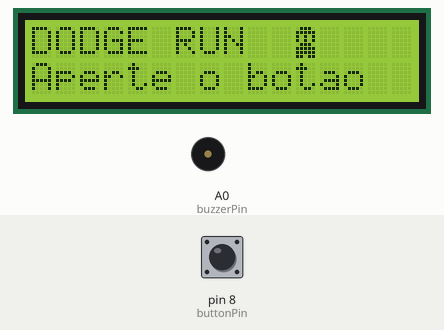
The program below on a simulated Arduino Nano, built with avr-gcc and run on an emulated ATmega328P. Parts: 16×2 character LCD, buzzer (waves = sounding). The test bench sets the inputs (shaded band); at power-on: pin 8 (buttonPin) HIGH. Random numbers use the default seed unless the program sets one.

Above: at 1.2 s.
1.3 s: pin 8 (buttonPin) pulled LOW for 0.15 s
At 1.68 s:
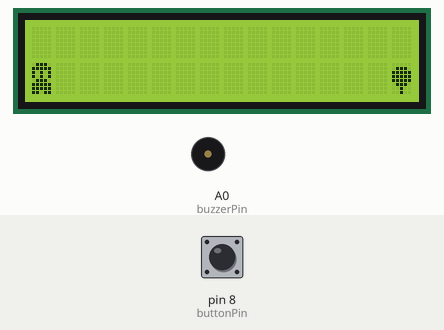
2.0 s: pin 8 (buttonPin) pulled LOW for 1 s
At 3.55 s:
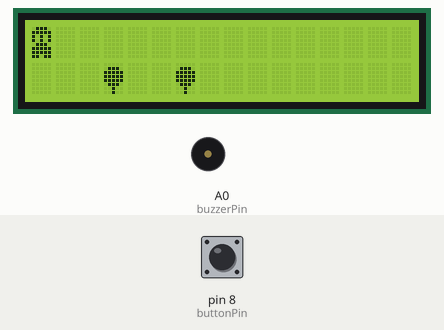
3.6 s: pin 8 (buttonPin) pulled LOW for 0.15 s
At 3.97 s:
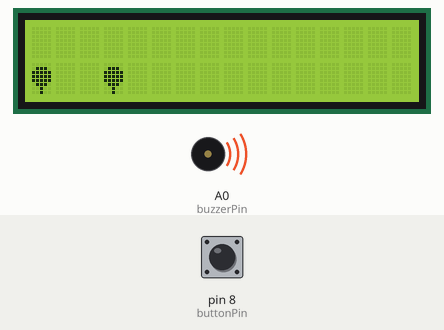
4.3 s: pin 8 (buttonPin) pulled LOW for 3.2 s
At 5.65 s:
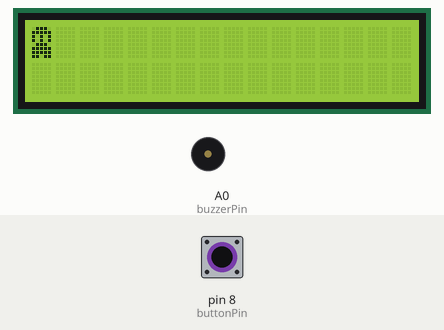
Timing chart, 0 to 9.1 s (numbered marks = the images above; inputs shaded):
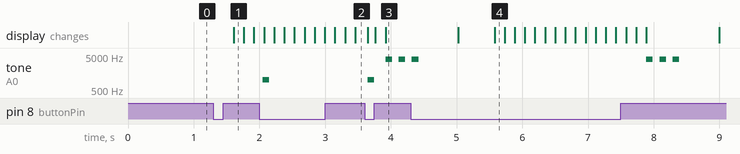

Measured:
- after the input at 1.3 s, the display: changes after 0.31 s (image 1)
- after the input at 2.0 s, tone on A0 (buzzerPin): silent → 1000 Hz after 0.05 s, → silent 0.10 s later
- after the input at 3.6 s, tone on A0 (buzzerPin): plays 1000 Hz for 0.10 s, 4000 Hz for 0.10 s, 4000 Hz for 0.10 s, starting after 0.05 s

The program:

main.cpp
```cpp
/* Para testar na IDE padrão do Arduino, remova este #include e copie todo o código restante. */
#include <Arduino.h>

/*
 *    HEISENBERG - Dodge Run
 *    Terceira Versão
 *    Desenvolvedores: Thiago Assi & Michell Christofferson
*/

// Display LCD
#include <LiquidCrystal.h>
int rs = 12, e = 11, d4 = 5, d5 = 4, d6 = 3, d7 = 2;
LiquidCrystal lcd(rs, e, d4, d5, d6, d7);

// Pinos
const int buttonPin = 8;
const int buzzerPin = A0;

// Execução do jogo
bool debugMode;
bool exibirTelaInicio = true;
bool exibirGameOver = false;
bool iniciarJogo = false;
int score = 0;

// Botão
int buttonState;
int reading;
int lastButtonState = LOW;
unsigned long lastDebounceTime = 0;
unsigned long debounceDelay = 50;

// Tempo do loop
unsigned long lastDelayRodada = 0;
unsigned long delayRodada;

// Objetos
int obstaculo_x[5];
int obstaculo_y[5];
int obstaculos = 0;
int maxObst;
int espera = 0;
int py, px;

// Funções
void exibirTelaInicial();
void exibirTelaGameOver();
void reiniciarVariaveis();
void exibirObjetos();
void moverPersonagem();
bool verificarColisao();
void moverObstaculos();

// Sprites
byte yetti[] = {
  B01110,
  B11111,
  B10101,
  B10101,
  B01110,
  B11111,
  B11111,
  B11011
};

byte obstaculo[] = {
  B00000,
  B01110,
  B11111,
  B11111,
  B11111,
  B01110,
  B00100,
  B00100
};

byte trofeu[] = {
  B10101,
  B01110,
  B11111,
  B10101,
  B11111,
  B01110,
  B11011,
  B10001
};

byte trofeu_balao[] = {
  B01110,
  B11111,
  B11111,
  B11111,
  B01110,
  B00100,
  B01000,
  B10000
};

// Início da Execução
void setup() {
  // Modo Debug
  debugMode = false;
  if (debugMode) {
    Serial.begin(9600);
  }

  // Pinos
  pinMode(buttonPin, INPUT_PULLUP);
  pinMode(buzzerPin, OUTPUT);

  // Número de Colunas e Linhas no Display
  lcd.begin(16, 2);

  // Cria caracteres
  lcd.createChar(0, yetti);
  lcd.createChar(1, obstaculo);
  lcd.createChar(2, trofeu_balao);
  lcd.createChar(3, trofeu);
}

// Laço da Execução
void loop() {
  // Tela Inicial
  if (exibirTelaInicio) {
    exibirTelaInicial();
    exibirTelaInicio = false;
  }

  // Tela de GAME OVER
  if (exibirGameOver) {
    Serial.print("GAME OVER! Score: ");
    Serial.println(score);
    exibirTelaGameOver();
    exibirGameOver = false;
  }

  while (!iniciarJogo) {
    // Leitura do botão
    int reading = digitalRead(buttonPin);
    if (reading != lastButtonState) {
      lastDebounceTime = millis();
    }
    if ((millis() - lastDebounceTime) > debounceDelay) {
      if (reading != buttonState) {
        buttonState = reading;
        if (buttonState == LOW) {
          // Ação a ser tomada ao pressionar o botão
          iniciarJogo = true;
        }
      }
    }
    lastButtonState = reading;
  }

  if (iniciarJogo) {
    Serial.println("Início do Jogo");
    Serial.println("");
    Serial.println("-------------------------------------");
    Serial.println("");
    delay(250);

    // Resetar o valor das variáveis
    reiniciarVariaveis();

    // Mostrar os objetos na tela
    exibirObjetos();

    // Loop principal do jogo
    while (!exibirGameOver) {
      // Leitura do botão
      int reading = digitalRead(buttonPin);
      if (reading != lastButtonState) {
        lastDebounceTime = millis();
      }
      if ((millis() - lastDebounceTime) > debounceDelay) {
        if (reading != buttonState) {
          buttonState = reading;
          if (buttonState == LOW) {
            // Ação a ser tomada ao pressionar o botão
            moverPersonagem();
          }
        }
      }
      lastButtonState = reading;

      // Espera "delayRodada", em milissegundos & verifica se já colidiu
      if ((millis() - lastDelayRodada) > delayRodada && !exibirGameOver) {
        // Movimenta os obstáculos
        moverObstaculos();

        // Exibir obstáculos e personagem
        exibirObjetos();

        // Reseta o tempo
        lastDelayRodada = millis();

        Serial.println("-------------------------------------");
        Serial.println("");
      }
    }
    // Fim do WHILE
  }
  // Fim do IF
}
// Fim do LOOP


/*  ---------------------------------------------------------------------- */
/*  ---------------------             FUNÇÕES        --------------------- */
/*  ---------------------------------------------------------------------- */

// Função que exibe a tela de início
void exibirTelaInicial() {
  lcd.clear();
  lcd.setCursor(0, 0);
  lcd.print("DODGE RUN");
  lcd.setCursor(11, 0);
  lcd.write((uint8_t)0);
  lcd.setCursor(0, 1);
  lcd.print("Aperte o botao");
  delay(250);
}

// Função que exibe a tela de "GAME OVER"
void exibirTelaGameOver() {
  // Emite som no buzzer
  tone(buzzerPin, 4000, 100);
  delay(200);
  tone(buzzerPin, 4000, 100);
  delay(200);
  tone(buzzerPin, 4000, 100);
  delay(200);
  noTone(buzzerPin);

  delay(500);
  lcd.clear();
  lcd.setCursor(0, 0);
  lcd.print("GAME OVER");
  lcd.setCursor(0, 1);
  lcd.print("Score: ");
  lcd.setCursor(7, 1);
  lcd.print(score);

  // Exibe um troféu
  if (score >= 100) {
    lcd.setCursor(11, 0);
    lcd.write((uint8_t)2);
  }
  if (score >= 200) {
    lcd.setCursor(12, 0);
    lcd.write((uint8_t)3);
  }
  delay(250);
}

// Função que reseta as variáveis
void reiniciarVariaveis() {
  // Variável do Score
  score = 0;

  // Posição do Jogador
  px = 0;
  py = random(0, 2);

  // Obstáculos
  obstaculos = 0;
  for (int indexObst = 0; indexObst < maxObst; indexObst++) {
    obstaculo_x[indexObst] = 15;
    obstaculo_y[indexObst] = random(0, 2);
  }
  espera = 0;

  // Tempo da Rodada
  lastDelayRodada = millis();
}

// Função que exibe os objetos na tela
void exibirObjetos() {
  lcd.clear();

  // Exibe o personagem
  lcd.setCursor(px, py);
  lcd.write((uint8_t)0);

  // Exibe obstáculos
  for (int exibeObst=0; exibeObst < obstaculos; exibeObst++) {
    Serial.print("Obstáculo: ");
    Serial.println(exibeObst+1);
    Serial.print("Coluna: ");
    Serial.println(obstaculo_x[exibeObst]+1);
    Serial.print("Linha: ");
    Serial.println(obstaculo_y[exibeObst]+1);
    Serial.println("");

    lcd.setCursor(obstaculo_x[exibeObst], obstaculo_y[exibeObst]);
    lcd.write((uint8_t)1);
  }
}

// Função da movimentação do personagem
void moverPersonagem() {
  Serial.println("Personagem moveu!");
  Serial.println("");
  if (py == 0) {
    py = 1;
  } else {
    py = 0;
  }

  // Verificar se o jogador colidiu
  if(!verificarColisao()) {
    // Tocar som
    tone(buzzerPin, 1000, 100);
  }
}

// Função para verificar uma colisão
bool verificarColisao() {
  for (int colisao = 0; colisao < obstaculos; colisao++) {
    if (px == obstaculo_x[colisao] && py == obstaculo_y[colisao]) {
      exibirGameOver = true;
      iniciarJogo = false;
      return true;
    }
  }
  return false;
}

void moverObstaculos() {
  // Define a quantidade de obstáculos
  if (!debugMode) {
    if (score < 52) {
      maxObst = 2;
      delayRodada = 150;
    } else if (score < 107) {
      maxObst = 3;
      delayRodada = 130;
    } else if (score < 182) {
      maxObst = 4;
      delayRodada = 110;
    } else if (score < 250) {
      maxObst = 5;
      delayRodada = 90;
    } else {
      maxObst = 5;
      delayRodada = 70;
    }
  } else {
    maxObst = 3;
    delayRodada = 500;
  }

  // Cria novos obstáculos
  if (obstaculos < maxObst && espera == 0) {
    obstaculos++;
    espera = 2;
  } else if (obstaculos < maxObst && espera > 0) {
    espera--;
  }

  // Movimenta os obstáculos
  for (int mov = 0; mov < obstaculos; mov++) {
    if (obstaculo_x[mov] <= 0) {
      obstaculo_x[mov] = 15;
      obstaculo_y[mov] = random(0, 2);
    } else {
      obstaculo_x[mov] -= 1;
    }
  }

  // Verifica a colisão e dá pontos
  if (!verificarColisao()) {
    score++;
  }
}

/*
 *  IDEIAS PARA ADICIONAR
 *  - Aprimorar a dificuldade progressiva
 *
 *  - Menu, loja e modos de jogo (campanha/infinito/insano)
 *
 *  - Remover redundância de limpar a tela e exibir tudo de novo a cada rodada,
 *  basta apagar a antiga posição e exibir na nova
 *
 *  - 'Troféus' a cada 100 de pontuação
 *
 *  - Pontuação limite que muda o cenário do jogo (fim do jogo)
 *
 *  - Adicionar tempo após Game Over para voltar a tela inicial
 *
 *  - Melhorar função Random()
 */

 /*
  * CHANGELOG
  *   Arquivos gerados com "PlatformIO"
  */
```
